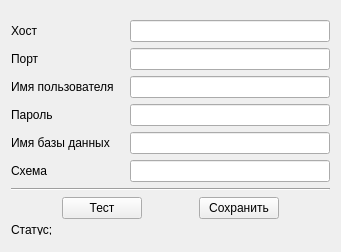
<?xml version="1.0" encoding="UTF-8"?>
<ui version="4.0">
 <class>DatabaseSettings</class>
 <widget class="QWidget" name="DatabaseSettings">
  <property name="geometry">
   <rect>
    <x>0</x>
    <y>0</y>
    <width>341</width>
    <height>252</height>
   </rect>
  </property>
  <property name="windowTitle">
   <string>TIP: База данных</string>
  </property>
  <layout class="QHBoxLayout" name="horizontalLayout_8">
   <item>
    <spacer name="horizontalSpacer_11">
     <property name="orientation">
      <enum>Qt::Horizontal</enum>
     </property>
     <property name="sizeHint" stdset="0">
      <size>
       <width>0</width>
       <height>20</height>
      </size>
     </property>
    </spacer>
   </item>
   <item>
    <layout class="QVBoxLayout" name="verticalLayout_3">
     <item>
      <spacer name="verticalSpacer_2">
       <property name="orientation">
        <enum>Qt::Vertical</enum>
       </property>
       <property name="sizeHint" stdset="0">
        <size>
         <width>20</width>
         <height>40</height>
        </size>
       </property>
      </spacer>
     </item>
     <item>
      <layout class="QVBoxLayout" name="verticalLayout_2">
       <item>
        <layout class="QHBoxLayout" name="horizontalLayout">
         <item>
          <widget class="QLabel" name="label">
           <property name="text">
            <string>Хост</string>
           </property>
          </widget>
         </item>
         <item>
          <spacer name="horizontalSpacer">
           <property name="orientation">
            <enum>Qt::Horizontal</enum>
           </property>
           <property name="sizeType">
            <enum>QSizePolicy::Expanding</enum>
           </property>
           <property name="sizeHint" stdset="0">
            <size>
             <width>40</width>
             <height>20</height>
            </size>
           </property>
          </spacer>
         </item>
         <item>
          <widget class="QLineEdit" name="host_edit">
           <property name="minimumSize">
            <size>
             <width>200</width>
             <height>0</height>
            </size>
           </property>
           <property name="maximumSize">
            <size>
             <width>200</width>
             <height>16777215</height>
            </size>
           </property>
          </widget>
         </item>
        </layout>
       </item>
       <item>
        <layout class="QHBoxLayout" name="horizontalLayout_2">
         <item>
          <widget class="QLabel" name="label_2">
           <property name="text">
            <string>Порт</string>
           </property>
          </widget>
         </item>
         <item>
          <spacer name="horizontalSpacer_2">
           <property name="orientation">
            <enum>Qt::Horizontal</enum>
           </property>
           <property name="sizeHint" stdset="0">
            <size>
             <width>40</width>
             <height>20</height>
            </size>
           </property>
          </spacer>
         </item>
         <item>
          <widget class="QLineEdit" name="port_edit">
           <property name="minimumSize">
            <size>
             <width>200</width>
             <height>0</height>
            </size>
           </property>
           <property name="maximumSize">
            <size>
             <width>200</width>
             <height>16777215</height>
            </size>
           </property>
          </widget>
         </item>
        </layout>
       </item>
       <item>
        <layout class="QHBoxLayout" name="horizontalLayout_3">
         <item>
          <widget class="QLabel" name="label_3">
           <property name="text">
            <string>Имя пользователя</string>
           </property>
          </widget>
         </item>
         <item>
          <spacer name="horizontalSpacer_3">
           <property name="orientation">
            <enum>Qt::Horizontal</enum>
           </property>
           <property name="sizeHint" stdset="0">
            <size>
             <width>40</width>
             <height>20</height>
            </size>
           </property>
          </spacer>
         </item>
         <item>
          <widget class="QLineEdit" name="username_edit">
           <property name="minimumSize">
            <size>
             <width>200</width>
             <height>0</height>
            </size>
           </property>
           <property name="maximumSize">
            <size>
             <width>200</width>
             <height>16777215</height>
            </size>
           </property>
          </widget>
         </item>
        </layout>
       </item>
       <item>
        <layout class="QHBoxLayout" name="horizontalLayout_4">
         <item>
          <widget class="QLabel" name="label_4">
           <property name="text">
            <string>Пароль</string>
           </property>
          </widget>
         </item>
         <item>
          <spacer name="horizontalSpacer_4">
           <property name="orientation">
            <enum>Qt::Horizontal</enum>
           </property>
           <property name="sizeHint" stdset="0">
            <size>
             <width>40</width>
             <height>20</height>
            </size>
           </property>
          </spacer>
         </item>
         <item>
          <widget class="QLineEdit" name="password_edit">
           <property name="minimumSize">
            <size>
             <width>200</width>
             <height>0</height>
            </size>
           </property>
           <property name="maximumSize">
            <size>
             <width>200</width>
             <height>16777215</height>
            </size>
           </property>
          </widget>
         </item>
        </layout>
       </item>
       <item>
        <layout class="QHBoxLayout" name="horizontalLayout_5">
         <item>
          <widget class="QLabel" name="label_5">
           <property name="text">
            <string>Имя базы данных</string>
           </property>
          </widget>
         </item>
         <item>
          <spacer name="horizontalSpacer_5">
           <property name="orientation">
            <enum>Qt::Horizontal</enum>
           </property>
           <property name="sizeHint" stdset="0">
            <size>
             <width>40</width>
             <height>20</height>
            </size>
           </property>
          </spacer>
         </item>
         <item>
          <widget class="QLineEdit" name="database_edit">
           <property name="minimumSize">
            <size>
             <width>200</width>
             <height>0</height>
            </size>
           </property>
           <property name="maximumSize">
            <size>
             <width>200</width>
             <height>16777215</height>
            </size>
           </property>
          </widget>
         </item>
        </layout>
       </item>
       <item>
        <layout class="QHBoxLayout" name="horizontalLayout_6">
         <item>
          <widget class="QLabel" name="label_6">
           <property name="text">
            <string>Схема</string>
           </property>
          </widget>
         </item>
         <item>
          <spacer name="horizontalSpacer_6">
           <property name="orientation">
            <enum>Qt::Horizontal</enum>
           </property>
           <property name="sizeHint" stdset="0">
            <size>
             <width>40</width>
             <height>20</height>
            </size>
           </property>
          </spacer>
         </item>
         <item>
          <widget class="QLineEdit" name="schema_edit">
           <property name="minimumSize">
            <size>
             <width>200</width>
             <height>0</height>
            </size>
           </property>
           <property name="maximumSize">
            <size>
             <width>200</width>
             <height>16777215</height>
            </size>
           </property>
          </widget>
         </item>
        </layout>
       </item>
      </layout>
     </item>
     <item>
      <widget class="Line" name="line">
       <property name="orientation">
        <enum>Qt::Horizontal</enum>
       </property>
      </widget>
     </item>
     <item>
      <layout class="QHBoxLayout" name="horizontalLayout_7">
       <item>
        <spacer name="horizontalSpacer_9">
         <property name="orientation">
          <enum>Qt::Horizontal</enum>
         </property>
         <property name="sizeHint" stdset="0">
          <size>
           <width>40</width>
           <height>20</height>
          </size>
         </property>
        </spacer>
       </item>
       <item>
        <widget class="QPushButton" name="test_button">
         <property name="text">
          <string>Тест</string>
         </property>
        </widget>
       </item>
       <item>
        <spacer name="horizontalSpacer_7">
         <property name="orientation">
          <enum>Qt::Horizontal</enum>
         </property>
         <property name="sizeHint" stdset="0">
          <size>
           <width>40</width>
           <height>20</height>
          </size>
         </property>
        </spacer>
       </item>
       <item>
        <widget class="QPushButton" name="save_button">
         <property name="text">
          <string>Сохранить</string>
         </property>
        </widget>
       </item>
       <item>
        <spacer name="horizontalSpacer_8">
         <property name="orientation">
          <enum>Qt::Horizontal</enum>
         </property>
         <property name="sizeHint" stdset="0">
          <size>
           <width>40</width>
           <height>20</height>
          </size>
         </property>
        </spacer>
       </item>
      </layout>
     </item>
     <item>
      <widget class="QLabel" name="status_label">
       <property name="enabled">
        <bool>true</bool>
       </property>
       <property name="minimumSize">
        <size>
         <width>0</width>
         <height>10</height>
        </size>
       </property>
       <property name="maximumSize">
        <size>
         <width>16777215</width>
         <height>10</height>
        </size>
       </property>
       <property name="text">
        <string>Статус; </string>
       </property>
      </widget>
     </item>
     <item>
      <spacer name="verticalSpacer">
       <property name="orientation">
        <enum>Qt::Vertical</enum>
       </property>
       <property name="sizeHint" stdset="0">
        <size>
         <width>17</width>
         <height>37</height>
        </size>
       </property>
      </spacer>
     </item>
    </layout>
   </item>
   <item>
    <spacer name="horizontalSpacer_10">
     <property name="orientation">
      <enum>Qt::Horizontal</enum>
     </property>
     <property name="sizeHint" stdset="0">
      <size>
       <width>0</width>
       <height>20</height>
      </size>
     </property>
    </spacer>
   </item>
  </layout>
 </widget>
 <resources/>
 <connections/>
</ui>
